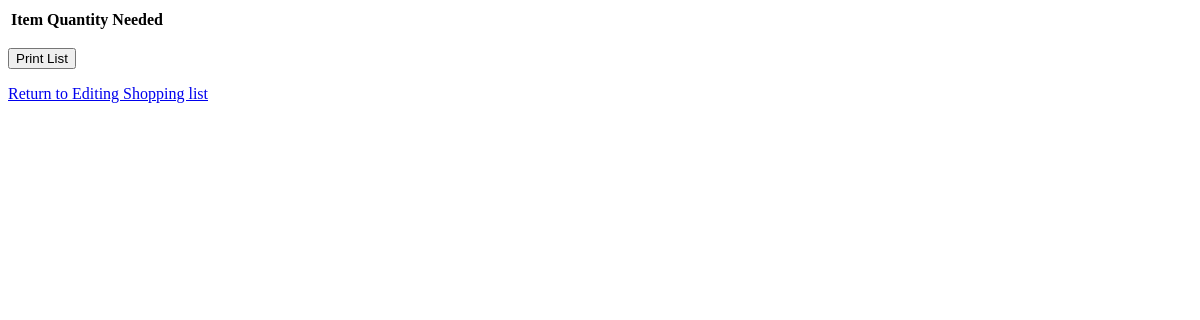
The page /printable_shopping_list on the database as committed earlier.
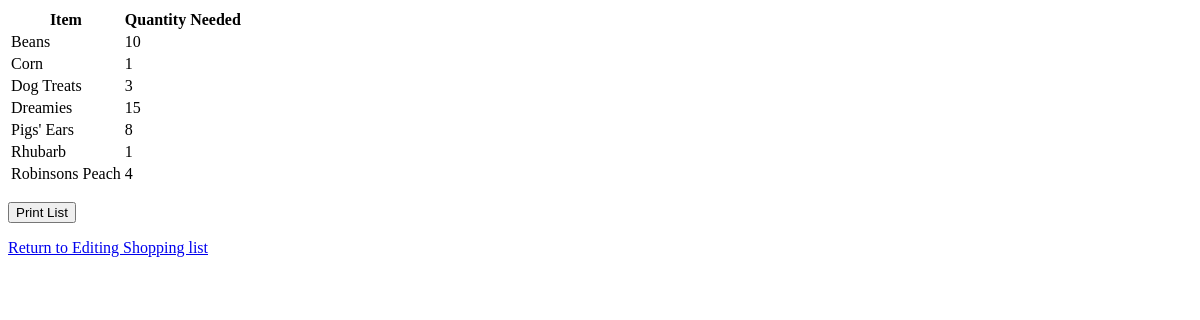
The same page on the database as committed later.
### models.py (models this page shows)
class Stock_list(db.Model):
    id = db.Column(db.Integer, primary_key=True)
    item = db.Column(db.String(100),unique=True)
    kitchen_stock = db.Column(db.Integer, default=0)
    garage_stock = db.Column(db.Integer, default=0)
    minimum_stock = db.Column(db.Integer,default=0)
    barcode = db.Column(db.Integer)
    to_buy = db.Column(db.Integer, default=0)
    transaction = db.relationship('Transactions', backref='stock_item',lazy=True)

### views.py (the view)
@app.route('/printable_shopping_list')
def printable_shopping_list():
    list_for_printing_dict = generate_shopping_list_for_printing()
    print(list_for_printing_dict)
    return render_template('printable_shopping_list.html',data=list_for_printing_dict)

### sorted_list.py (called while the page is built)
def generate_shopping_list_for_printing():
    full_list=generate_sorted_list("printing")
    shopping_list_df_full=full_list[['item','to_buy']]
    shopping_list_df=shopping_list_df_full[(shopping_list_df_full.to_buy>0)]
    shopping_list_dict=shopping_list_df.to_dict('records')
    return shopping_list_dict

### templates/printable_shopping_list.html (shortened to what this page needs)
<!DOCTYPE html>
<html lang="en">
<head>
</head>
<body>
 <table>
    <tr><th>Item</th><th>Quantity Needed</th></tr>
    {% for dict in data %}
    <tr><td>{{dict.item}}</td><td>{{dict.to_buy}}</td></tr>
    {% endfor %}
</table>
<p></p><button onclick="window.print()">Print List</button></p>
<p><a href="{{ url_for('shopping_list')}}"> Return to Editing Shopping list </a></p>
</body>

Rows that differ between the two databases and show on the page:
now on this page (row edited): Stock_list: item "Beans", to_buy "10"
added Stock_list: item "Corn", to_buy "1"
added Stock_list: item "Dog Treats", to_buy "3"
now on this page (row edited): Stock_list: item "Dreamies", to_buy "15"
added Stock_list: item "Pigs' Ears", to_buy "8"
added Stock_list: item "Rhubarb", to_buy "1"
now on this page (row edited): Stock_list: item "Robinsons Peach", to_buy "4"
